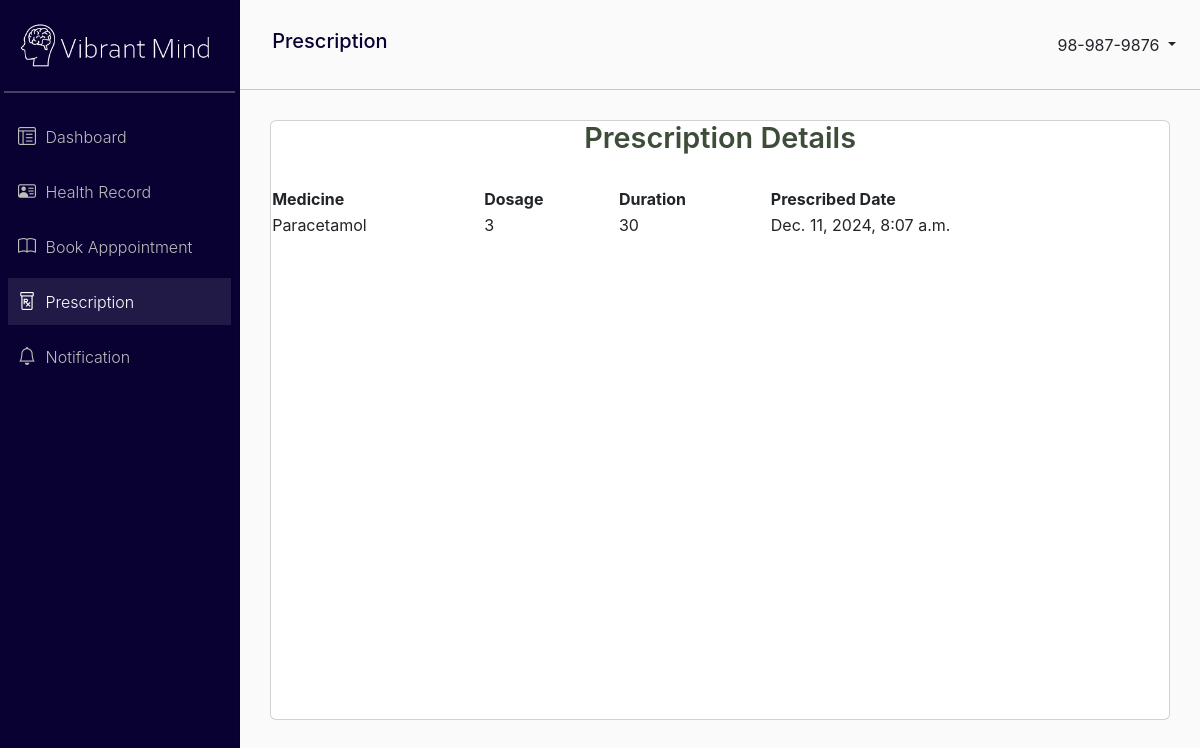
The app's page /student/prescription/ (signed in) with its own data.
### VibrantMind_app/models.py (models this page shows, shortened)
class Prescription(models.Model):
    patient = models.ForeignKey(Patient, on_delete=models.CASCADE, null=True)
    medicine_name = models.CharField(max_length=255)
    dosage = models.CharField(max_length=255)
    duration = models.CharField(max_length=255)
    date_prescribed = models.DateTimeField(auto_now_add=True)

### VibrantMind_app/views.py (the view)
# urls.py: path('student/prescription/', views.prescription_view, name='prescription'),
def prescription_view(request):
    user = request.user
    try:
        patient = user.userprofile.patient
    except AttributeError:
        patient = None
    print(patient)
    prescriptions = Prescription.objects.filter(patient=patient) if patient else []
    return render(request, 'student/prescription.html', {
        'prescriptions': prescriptions,
    })

### VibrantMind_app/models.py (called while the page is built)
    def __str__(self):
        return f'{self.userProfile.user.username} - {self.userProfile.lastName}'

### VibrantMind_app/templates/Student/prescription.html (shortened to what this page needs)
{% extends 'student/base.html' %}
{% block navTitle %}Prescription{% endblock %}
{% block content %}
<div class="card" style="height: 75vh;">
    <h2 class="section-title">Prescription Details</h2>
    <table class="styled-table">
        <thead>
            <tr>
                <th>Medicine</th>
                <th>Dosage</th>
                <th>Duration</th>
                <th>Prescribed Date</th>
            </tr>
        </thead>
        <tbody>
            {% for prescription in prescriptions %}
            <tr>
                <td>{{ prescription.medicine_name }}</td>
                <td>{{ prescription.dosage }}</td>
                <td>{{ prescription.duration }}</td>
                <td>{{ prescription.date_prescribed }}</td>
            </tr>
            {% empty %}
            <tr>
                <td colspan="4" class="text-center">No prescriptions found.</td>
            </tr>
            {% endfor %}
        </tbody>
    </table>
</div>
{% endblock %}

### VibrantMind_app/templates/Student/base.html (shortened to what this page needs)
<!DOCTYPE html>
<html lang="en">
  <head>
    <link rel="stylesheet" href="https://cdn.jsdelivr.net/npm/bootstrap@5.3.3/dist/css/bootstrap.min.css">
    <link href="https://cdn.jsdelivr.net/npm/bootstrap-icons/font/bootstrap-icons.css" rel="stylesheet">
    {% load static %}
    <link rel="stylesheet" href="{% static 'css/styles.css' %}" />
    <link rel="stylesheet" href="{% static 'css/student-styles.css' %}" />
  </head>
  <body>
    <div id="wrapper">
      {% include "student/sidebar.html" with request=request %}
      <div id="content-wrapper" class="d-flex flex-column">
        <div id="content">
          <nav class="navbar">
            <div class="container-fluid" style="margin-left: 20px">
              <div style="color: #090131;">
                <h5>{% block navTitle %}Welcome! {{ request.user.username }}{% endblock %}</h5>
              </div>
              <div class="dropdown">
                <button
                  class="btn btn-transparent dropdown-toggle"
                  type="button"
                  id="dropdownMenuButton"
                  data-bs-toggle="dropdown"
                  aria-expanded="false"
                  style="background-color: transparent; border: none;"
                >
                  {{ request.user.username }}
                </button>
              </div>
            </div>
          </nav>
          <div class="container-fluid" style="padding: 30px">
            {% block content %} {% endblock %}
          </div>
        </div>
      </div>
    </div>
  </body>
</html>

### VibrantMind_app/static/css/styles.css (style rules this page uses)
body { font-family: 'Inter', sans-serif; margin: 0; padding: 0; }
#wrapper { display: flex; }
#wrapper #content-wrapper { background-color: #FAFAFB; width: 100%; max-height: 100vh; overflow-x: hidden; }
.navbar { height: 90px; background-color: #FAFAFB; border-bottom: 0.5px solid rgb(0, 0, 0, .2); }

### VibrantMind_app/static/css/student-styles.css (style rules this page uses)
body { min-height: 100vh; font-family: "Inter", sans-serif; background-color: #f4f4f4; margin: 0; padding: 0; }
h2 { font-size: 1.5rem; font-weight: 600; color: #3e4c3a; }
h2 { text-align: center; margin-bottom: 30px; font-size: 1.8rem; font-weight: 600; color: #3e4c3a; }

### records on screen
Prescription: medicine_name "Paracetamol", dosage "3", duration "30", date_prescribed "Dec. 11, 2024, 8:07 a.m."

### other values on screen
{{ request.user.username }} "98-987-9876"
